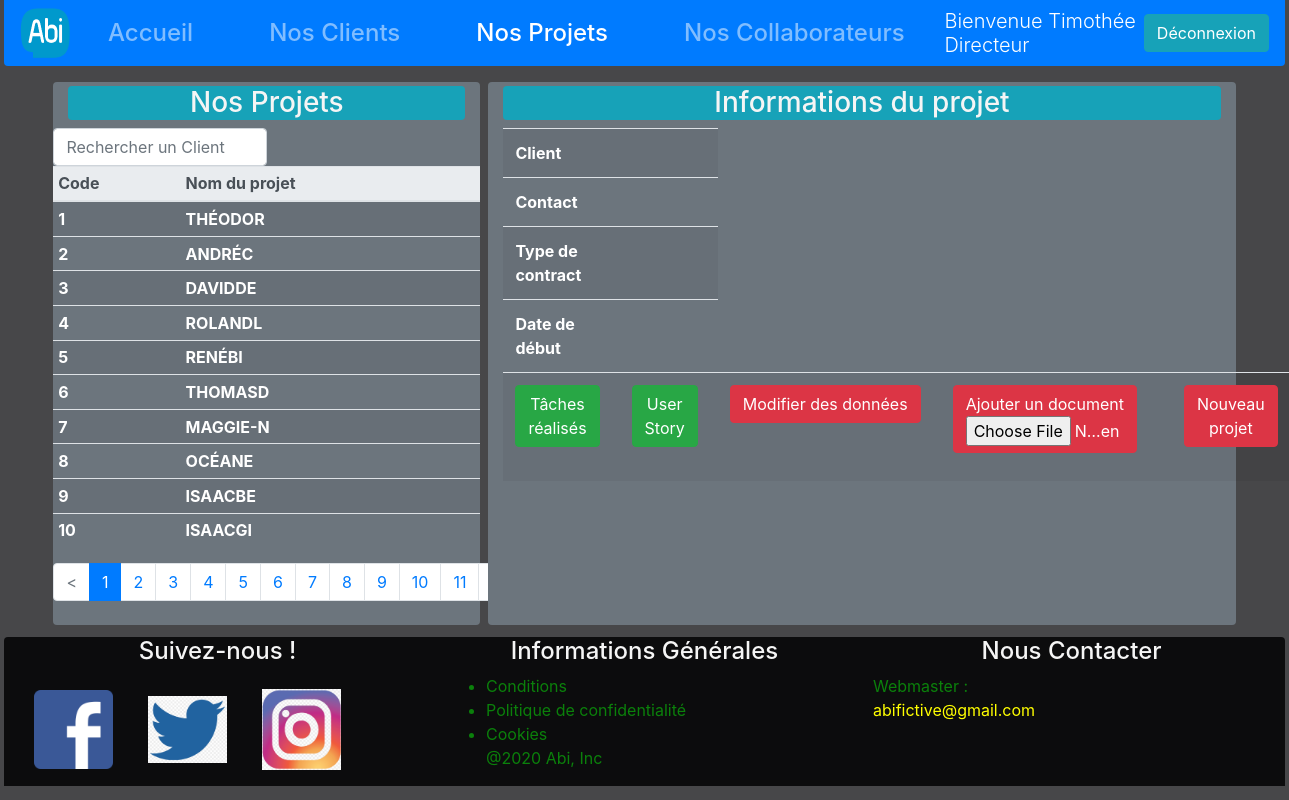
The page /projects (signed in) on the database its author committed.
### tables this page shows
CREATE TABLE `project` (
  `id` int(11) NOT NULL,
  `shortname` varchar(10) DEFAULT NULL,
  `fullname` varchar(70) NOT NULL,
  `type` varchar(45) DEFAULT NULL,
  `started` datetime NOT NULL,
  `customer_id` int(11) DEFAULT NULL
);

### src/Controller/Controller.php (called while the page is built, shortened)
<?php
abstract class Controller
{
    public static function projectsController()
    {
        $projectRepository = new ProjectRepository();
        $arraysult = $projectRepository->paginate("shortname");
        if(isset($_GET['search'])) {
            $projects = $projectRepository->searching($_GET['search'],["id"=>"ASC"],$arraysult[0], $arraysult[1],"shortname");
        }
        else {
            $projects = $projectRepository->findBy([],["id"=>"ASC"],$arraysult[0], $arraysult[1]);
        }
        $currentPage = $arraysult[2];
        $pages = $arraysult[3];
        include '../templates/projects.php';
    }
}

### public/index.php (called while the page is built, shortened)
<?php
$uri = $_SERVER["REQUEST_URI"];
$uri = substr($uri, 1);
$uri = $uri . "Controller";
if($uri ==="Controller"){
    Controller::homeController();
} else if (method_exists('App\Controller\Controller', $uri)) {
    Controller::$uri();
} else {
    Controller::error404Controller();
}

### src/Repository/Repository.php (called while the page is built, shortened)
<?php
abstract class Repository {
    protected PDO $pdo;
    private string $table;
    private string $classname;
    public function __construct(string $classname)
    {
        $this->pdo = new PDO (DbConfig::DSN, DbConfig::USERNAME, DbConfig::PASSWORD);
        $this->classname = $classname;
        $this->table = strtolower($classname);
    }
    public function findBy(array $criteria, array $orderBy = null, int $limit = null, int $offset = null)
    {
        $params = array_values($criteria);
        if (!empty($criteria)) {
            $criteria = " WHERE " . join(" AND ", array_map(fn($key) => "$key = ?", array_keys($criteria)));
        } else {
            $criteria = null;
        }
        if ($orderBy) $orderBy = " ORDER BY " . join(", ", array_map(fn($key, $value) => "$key $value", array_keys($orderBy), array_values($orderBy)));
        if ($limit) $limit = " LIMIT $limit";
        $sql = "SELECT * FROM $this->table $criteria $orderBy $limit $offset";
        $query = $this->pdo->prepare($sql);
        $query->execute($params);
        return $query->fetchAll(PDO::FETCH_CLASS, "App\Entity\\$this->classname");
    }
    public function paginate($column) {
        if(isset($_GET['page']) && !empty($_GET['page'])){
            $currentPage = (int) strip_tags($_GET['page']);
          }else{
            $currentPage = 1;
          }
          if(isset($_GET['search']) && !empty($_GET['search'])){
            $search = "WHERE $column LIKE '{$_GET['search']}%'";
          }else{
            $search = null;
          }
        $sql = "SELECT COUNT(*) AS nb_rows FROM $this->table $search";
        $query = $this->pdo->prepare($sql);
        $query->execute();
        $result = $query->fetch();
        $nbRows = $result['nb_rows'];
        $nbPerPage = 10;
        $pages = ceil($nbRows/$nbPerPage);
        $first = ($currentPage * $nbPerPage) - $nbPerPage;
        if ($first<1) {
            $first = null;
        }
        return [$nbPerPage, $first, $currentPage, $pages];
    }
}

### src/Entity/Project.php (called while the page is built, shortened)
<?php
class Project
{
    private int $id;
    private string $shortname;
    public function getId()
    {
        return $this->id;
    }
    public function getShortname()
    {
        return $this->shortname;
    }
}

### templates/projects.php (the view, shortened to what this page needs)
<?php
require_once 'skeleton/header.php' ?>
<div class="d-flex flex-column">
    <div class="justify-content-center row my-1 mb-2 mx-1 ">
        <div class="bg-secondary col-md-4 col-12 rounded my-1 mx-1 ">
            <h3 class="bg-info mt-1 rounded text-center ">
                Nos Projets
            </h3>
        <form action="#" method="GET" id="search_projects">
          <div class="row mt-2 mb-2">
            <div class="col-md-6">
              <div class="row">
                <input class="form-control" type="text" placeholder="Rechercher un Client" name ="search" autofocus>
              </div>
            </div>
        </form>
                <table id="table" class="table bg-secondary table-sm table-striped table-hover">
                    <thead class="thead-light">
                        <tr>
                            <th>Code</th>
                            <th>Nom du projet</th>
                        </tr>
                    </thead>
                    <tbody role="button" class="text-white" onclick="">
                        <?php foreach ($projects as $project) : ?>
                            <tr onclick="select_project(<?= $project->getId() ?>)">
                                <th> <?= $project->getId() ?> </th>
                                <th> <?= str_replace("é", "É", $project->getShortname()) ?> </th>
                            </tr>
                        <?php endforeach ?>
                    </tbody>
                </table>
                <nav>
                    <ul class="pagination">
                        <li class="page-item <?= ($currentPage == 1) ? "disabled" : "" ?>">
                            <a href="/projects?page=<?= ($currentPage - 1) . "&search=" . $_GET['search'] ?>" class="page-link">
                                <</a> </li> <?php for ($page = 1; $page <= $pages; $page++) : ?>
                        <li class="page-item <?= ($currentPage == $page) ? "active" : "" ?>">
                            <a href="/projects?page=<?= $page . "&search=" . $_GET['search'] ?>" class="page-link"><?= $page ?></a>
                        </li>
                    <?php endfor ?>
                    <li class="page-item <?= ($currentPage == $pages) ? "disabled" : "" ?>">
                        <a href="/projects?page=<?= ($currentPage + 1) . "&search=" . $_GET['search'] ?>" class="page-link">></a>
                    </li>
                    </ul>
                </nav>
            </div>
        </div>
        <div class="bg-secondary col-md-7 col-12 rounded my-1 mx-1">
            <h3 class="bg-info mt-1 rounded text-center " id="projectName">
                Informations du projet
            </h3>
            <div class="mt-8">
                <table class="table text-white table-striped table">
                    <tbody>
                        <tr>
                            <td scope="row"><strong>Client</strong></td>
                            <td id="projectClient"></td>
                        </tr>
                        <tr>
                            <td scope="row"><strong>Contact</strong></td>
                            <td id="projectContact"></td>
                        </tr>
                        <tr>
                            <td scope="row"><strong>Type de contract</strong></td>
                            <td id="projectContract"></td>
                        </tr>
                        <tr>
                            <td scope="row"><strong>Date de début</strong></td>
                            <td id="projectStart"></td>
                        </tr>
                        <tr>
                            <td>
                                <div class="btn-group-toggle text-center" data-toggle="buttons">
                                    <a href="/projects">
                                        <button type="button" class="btn btn-success mr-2" data-toggle="button" aria-pressed="false">Tâches réalisés</button>
                                    </a>
                                </div>
                            </td>
                            <td>
                                <div class="btn-group-toggle text-center" data-toggle="buttons">
                                    <a href="/projects">
                                        <button type="button" class="btn btn-success mr-2" data-toggle="button" aria-pressed="false"> User Story</button>
                                    </a>
                                </div>
                            </td>
                            <td>
                                <div class="btn-group-toggle text-nowrap text-center" data-toggle="buttons">
                                    <a href="/projects">
                                        <button type="button" class="btn btn-danger mr-2 text-nowrap" data-toggle="button" aria-pressed="false">Modifier des données</button>
                                    </a>
                                </div>
                            </td>
                            <td>
                                <form>
                                    <div class="form-group">
                                        <div class="btn-group-toggle text-nowrap text-center" data-toggle="buttons">
                                            <button type="button" class="btn btn-danger mr-2" data-toggle="button" aria-pressed="false">Ajouter un document<input type="file" class="form-control-file" id="exampleFormControlFile1"></button>
                                        </div>
                                    </div>
                                </form>
                            </td>
                            <td>
                                <div class="col text-center">
                                    <div class="btn-group-toggle " data-toggle="buttons">
                                        <a href="/projects">
                                            <button type="button" class="btn btn-danger mr-2" data-toggle="button" aria-pressed="false">Nouveau projet</button>
                                        </a>
                                    </div>
                                </div>
                            </td>
                        </tr>
                    </tbody>
                </table>
            </div>
        </div>
    </div>
<?php require_once 'skeleton/footer.php' ?>

### public/assets/css/abi_style.css (style rules this page uses)
body { background-color: #474749; }
h3, h4 { color: whitesmoke; }
a, a:hover { color: yellow; }

### rows shown on the page
project: id "1", shortname "THÉODOR"
project: id "2", shortname "ANDRÉC"
project: id "3", shortname "DAVIDDE"
project: id "4", shortname "ROLANDL"
project: id "5", shortname "RENÉBI"
project: id "6", shortname "THOMASD"
project: id "7", shortname "MAGGIE-N"
project: id "8", shortname "OCÉANE"
project: id "9", shortname "ISAACBE"
project: id "10", shortname "ISAACGI"

### other values the page prints
$_SESSION["login"] "Timothée"
$_SESSION["role"] "Directeur"
